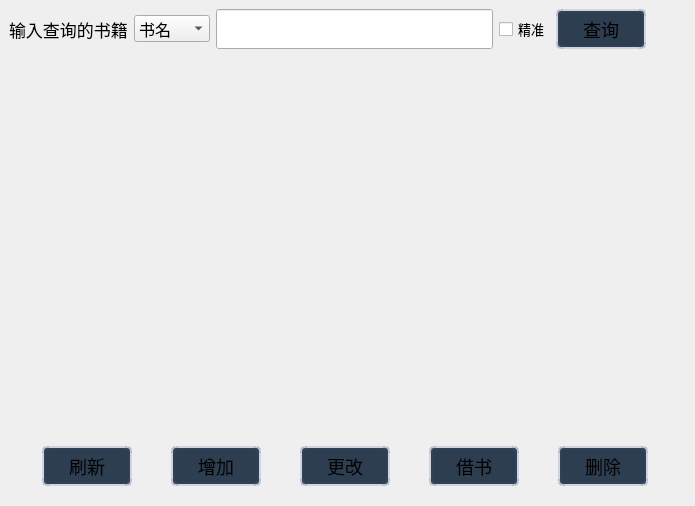
<?xml version="1.0" encoding="UTF-8"?>
<ui version="4.0">
 <class>FormHome</class>
 <widget class="QWidget" name="FormHome">
  <property name="geometry">
   <rect>
    <x>0</x>
    <y>0</y>
    <width>695</width>
    <height>506</height>
   </rect>
  </property>
  <property name="windowTitle">
   <string>Form</string>
  </property>
  <layout class="QGridLayout" name="gridLayout_3">
   <property name="leftMargin">
    <number>0</number>
   </property>
   <property name="topMargin">
    <number>0</number>
   </property>
   <property name="rightMargin">
    <number>0</number>
   </property>
   <item row="5" column="0">
    <widget class="QWidget" name="widget_2" native="true">
     <layout class="QHBoxLayout" name="horizontalLayout_2">
      <item>
       <widget class="QToolButton" name="toolButton_refresh">
        <property name="minimumSize">
         <size>
          <width>90</width>
          <height>40</height>
         </size>
        </property>
        <property name="font">
         <font>
          <family>Microsoft YaHei UI Light</family>
          <pointsize>-1</pointsize>
         </font>
        </property>
        <property name="styleSheet">
         <string notr="true">QToolButton{
	background-color: #2c3e50;
	border: 4px solid #2c3e5080;
    border-radius: 5px;
	font-size: 18px;
}

/* 鼠标悬停 */
QToolButton:hover{
	/*background-color: rgba(236, 240, 241, 0.5);*/
	border: 1px solid  #bdc3c7;
	color: #ecf0f1;
	font-weight: bold;
}

/* 点击和按下 */
QToolButton:pressed,QToolButton:checked{
	border-left: 2px outset #34495e80;  /* 左边框宽度3像素、突出显示、颜色为深深灰 */
	border-top: 2px outset #34495e80;
	border-right: none;
	border-bottom:none;
	background-color: #34495e
}
</string>
        </property>
        <property name="text">
         <string>刷新</string>
        </property>
       </widget>
      </item>
      <item>
       <widget class="QToolButton" name="toolButton_add">
        <property name="minimumSize">
         <size>
          <width>90</width>
          <height>40</height>
         </size>
        </property>
        <property name="font">
         <font>
          <family>Microsoft YaHei UI Light</family>
          <pointsize>-1</pointsize>
         </font>
        </property>
        <property name="styleSheet">
         <string notr="true">QToolButton{
	background-color: #2c3e50;
	border: 4px solid #2c3e5080;
    border-radius: 5px;
	font-size: 18px;
}

/* 鼠标悬停 */
QToolButton:hover{
	/*background-color: rgba(236, 240, 241, 0.5);*/
	border: 1px solid  #bdc3c7;
	color: #ecf0f1;
	font-weight: bold;
}

/* 点击和按下 */
QToolButton:pressed,QToolButton:checked{
	border-left: 2px outset #34495e80;  /* 左边框宽度3像素、突出显示、颜色为深深灰 */
	border-top: 2px outset #34495e80;
	border-right: none;
	border-bottom:none;
	background-color: #34495e
}
</string>
        </property>
        <property name="text">
         <string>增加</string>
        </property>
       </widget>
      </item>
      <item>
       <widget class="QToolButton" name="toolButton_change">
        <property name="minimumSize">
         <size>
          <width>90</width>
          <height>40</height>
         </size>
        </property>
        <property name="font">
         <font>
          <family>Microsoft YaHei UI Light</family>
          <pointsize>-1</pointsize>
         </font>
        </property>
        <property name="styleSheet">
         <string notr="true">QToolButton{
	background-color: #2c3e50;
	border: 4px solid #2c3e5080;
    border-radius: 5px;
	font-size: 18px;
}

/* 鼠标悬停 */
QToolButton:hover{
	/*background-color: rgba(236, 240, 241, 0.5);*/
	border: 1px solid  #bdc3c7;
	color: #ecf0f1;
	font-weight: bold;
}

/* 点击和按下 */
QToolButton:pressed,QToolButton:checked{
	border-left: 2px outset #34495e80;  /* 左边框宽度3像素、突出显示、颜色为深深灰 */
	border-top: 2px outset #34495e80;
	border-right: none;
	border-bottom:none;
	background-color: #34495e
}

</string>
        </property>
        <property name="text">
         <string>更改</string>
        </property>
       </widget>
      </item>
      <item>
       <widget class="QToolButton" name="toolButton_BorrowOrReturn">
        <property name="minimumSize">
         <size>
          <width>90</width>
          <height>40</height>
         </size>
        </property>
        <property name="font">
         <font>
          <family>Microsoft YaHei UI Light</family>
          <pointsize>-1</pointsize>
         </font>
        </property>
        <property name="styleSheet">
         <string notr="true">QToolButton{
	background-color: #2c3e50;
	border: 4px solid #2c3e5080;
    border-radius: 5px;
	font-size: 18px;
}

/* 鼠标悬停 */
QToolButton:hover{
	/*background-color: rgba(236, 240, 241, 0.5);*/
	border: 1px solid  #bdc3c7;
	color: #ecf0f1;
	font-weight: bold;
}

/* 点击和按下 */
QToolButton:pressed,QToolButton:checked{
	border-left: 2px outset #34495e80;  /* 左边框宽度3像素、突出显示、颜色为深深灰 */
	border-top: 2px outset #34495e80;
	border-right: none;
	border-bottom:none;
	background-color: #34495e
}

</string>
        </property>
        <property name="text">
         <string>借书</string>
        </property>
       </widget>
      </item>
      <item>
       <widget class="QToolButton" name="toolButton_remove">
        <property name="minimumSize">
         <size>
          <width>90</width>
          <height>40</height>
         </size>
        </property>
        <property name="font">
         <font>
          <family>Microsoft YaHei UI Light</family>
          <pointsize>-1</pointsize>
         </font>
        </property>
        <property name="styleSheet">
         <string notr="true">QToolButton{
	background-color: #2c3e50;
	border: 4px solid #2c3e5080;
    border-radius: 5px;
	font-size: 18px;
}

/* 鼠标悬停 */
QToolButton:hover{
	/*background-color: rgba(236, 240, 241, 0.5);*/
	border: 1px solid  #bdc3c7;
	color: #ecf0f1;
	font-weight: bold;
}

/* 点击和按下 */
QToolButton:pressed,QToolButton:checked{
	border-left: 2px outset #34495e80;  /* 左边框宽度3像素、突出显示、颜色为深深灰 */
	border-top: 2px outset #34495e80;
	border-right: none;
	border-bottom:none;
	background-color: #34495e
}

</string>
        </property>
        <property name="text">
         <string>删除</string>
        </property>
       </widget>
      </item>
     </layout>
    </widget>
   </item>
   <item row="3" column="0">
    <widget class="TableView" name="tableView">
     <property name="font">
      <font>
       <family>幼圆</family>
       <pointsize>13</pointsize>
      </font>
     </property>
     <property name="cursor" stdset="0">
      <cursorShape>PointingHandCursor</cursorShape>
     </property>
     <property name="styleSheet">
      <string notr="true">background:rgba(0,0,0,0)</string>
     </property>
    </widget>
   </item>
   <item row="0" column="0" rowspan="2">
    <widget class="QWidget" name="widget" native="true">
     <property name="minimumSize">
      <size>
       <width>695</width>
       <height>50</height>
      </size>
     </property>
     <property name="maximumSize">
      <size>
       <width>16777215</width>
       <height>150</height>
      </size>
     </property>
     <layout class="QHBoxLayout" name="horizontalLayout_3">
      <item>
       <widget class="QLabel" name="label_2">
        <property name="maximumSize">
         <size>
          <width>16777215</width>
          <height>50</height>
         </size>
        </property>
        <property name="font">
         <font>
          <family>Microsoft YaHei UI Light</family>
          <pointsize>13</pointsize>
         </font>
        </property>
        <property name="text">
         <string>输入查询的书籍</string>
        </property>
       </widget>
      </item>
      <item>
       <widget class="QComboBox" name="comboBox">
        <property name="font">
         <font>
          <pointsize>12</pointsize>
         </font>
        </property>
        <property name="cursor">
         <cursorShape>PointingHandCursor</cursorShape>
        </property>
        <item>
         <property name="text">
          <string>书名</string>
         </property>
        </item>
        <item>
         <property name="text">
          <string>作者</string>
         </property>
        </item>
        <item>
         <property name="text">
          <string>种类</string>
         </property>
        </item>
        <item>
         <property name="text">
          <string>关键词</string>
         </property>
        </item>
        <item>
         <property name="text">
          <string>序号</string>
         </property>
        </item>
       </widget>
      </item>
      <item>
       <widget class="QLineEdit" name="lineEdit_Search">
        <property name="sizePolicy">
         <sizepolicy hsizetype="Expanding" vsizetype="Expanding">
          <horstretch>0</horstretch>
          <verstretch>0</verstretch>
         </sizepolicy>
        </property>
        <property name="maximumSize">
         <size>
          <width>16777215</width>
          <height>40</height>
         </size>
        </property>
        <property name="font">
         <font>
          <family>Microsoft YaHei UI Light</family>
          <pointsize>-1</pointsize>
         </font>
        </property>
        <property name="styleSheet">
         <string notr="true">font-size:15px</string>
        </property>
       </widget>
      </item>
      <item>
       <widget class="QCheckBox" name="checkBox">
        <property name="font">
         <font>
          <family>Microsoft YaHei UI Light</family>
          <pointsize>10</pointsize>
         </font>
        </property>
        <property name="cursor">
         <cursorShape>PointingHandCursor</cursorShape>
        </property>
        <property name="text">
         <string>精准</string>
        </property>
       </widget>
      </item>
      <item alignment="Qt::AlignVCenter">
       <widget class="QToolButton" name="toolButton_Search">
        <property name="minimumSize">
         <size>
          <width>90</width>
          <height>40</height>
         </size>
        </property>
        <property name="font">
         <font>
          <family>Microsoft YaHei UI Light</family>
          <pointsize>-1</pointsize>
         </font>
        </property>
        <property name="styleSheet">
         <string notr="true">QToolButton{
	background-color: #2c3e50;
	border: 4px solid #2c3e5080;
    border-radius: 5px;
	font-size: 18px;
}

/* 鼠标悬停 */
QToolButton:hover{
	/*background-color: rgba(236, 240, 241, 0.5);*/
	border: 1px solid  #bdc3c7;
	color: #ecf0f1;
	font-weight: bold;
}

/* 点击和按下 */
QToolButton:pressed,QToolButton:checked{
	border-left: 2px outset #34495e80;  /* 左边框宽度3像素、突出显示、颜色为深深灰 */
	border-top: 2px outset #34495e80;
	border-right: none;
	border-bottom:none;
	background-color: #34495e
}
</string>
        </property>
        <property name="text">
         <string>查询</string>
        </property>
       </widget>
      </item>
      <item>
       <spacer name="horizontalSpacer">
        <property name="orientation">
         <enum>Qt::Horizontal</enum>
        </property>
        <property name="sizeType">
         <enum>QSizePolicy::Minimum</enum>
        </property>
        <property name="sizeHint" stdset="0">
         <size>
          <width>40</width>
          <height>20</height>
         </size>
        </property>
       </spacer>
      </item>
     </layout>
    </widget>
   </item>
  </layout>
 </widget>
 <customwidgets>
  <customwidget>
   <class>TableView</class>
   <extends>QTableView</extends>
   <header>tableview.h</header>
  </customwidget>
 </customwidgets>
 <resources/>
 <connections/>
</ui>
